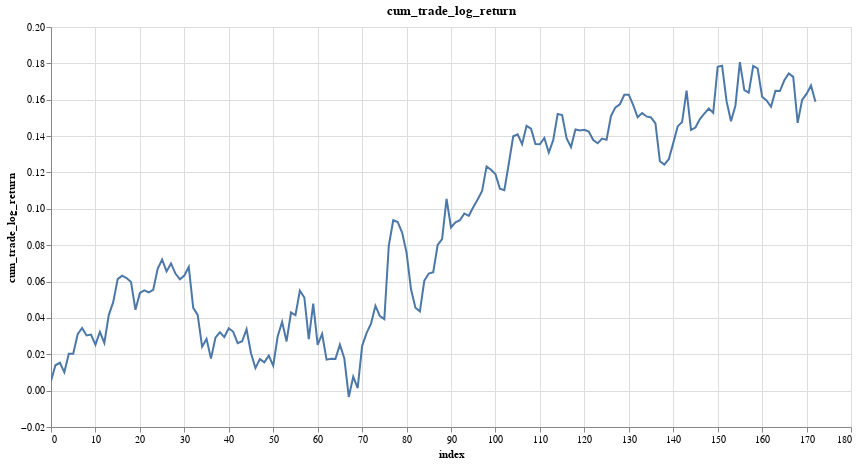

Notebook code cell kept with this figure:
### Markdown cell above
### Display Equity Curve (Log Space)

### Code cell
research.plot_column(trades, 'cum_trade_log_return')

### Figure 1 — Vega-Lite specification as saved in the notebook (floating-point values rounded to 4 significant figures; data arrays with more than 128 entries replaced by an {"elided": "..."} marker saying what was removed)
{"config": {"view": {"continuousWidth": 300, "continuousHeight": 300}}, "data": {"name": "data-3a46fcfc6e5e5e0b66c2aca82b0f9715"}, "mark": {"type": "line", "tooltip": true}, "encoding": {"x": {"field": "index", "type": "quantitative"}, "y": {"field": "cum_trade_log_return", "type": "quantitative"}}, "height": 400, "params": [{"name": "param_1e9efca18e7a2868", "select": {"type": "interval", "encodings": ["x", "y"]}, "bind": "scales"}], "title": "cum_trade_log_return", "width": 800, "$schema": "https://vega.github.io/schema/vega-lite/v6.1.0.json", "datasets": {"data-3a46fcfc6e5e5e0b66c2aca82b0f9715": {"elided": "173 records"}}}
